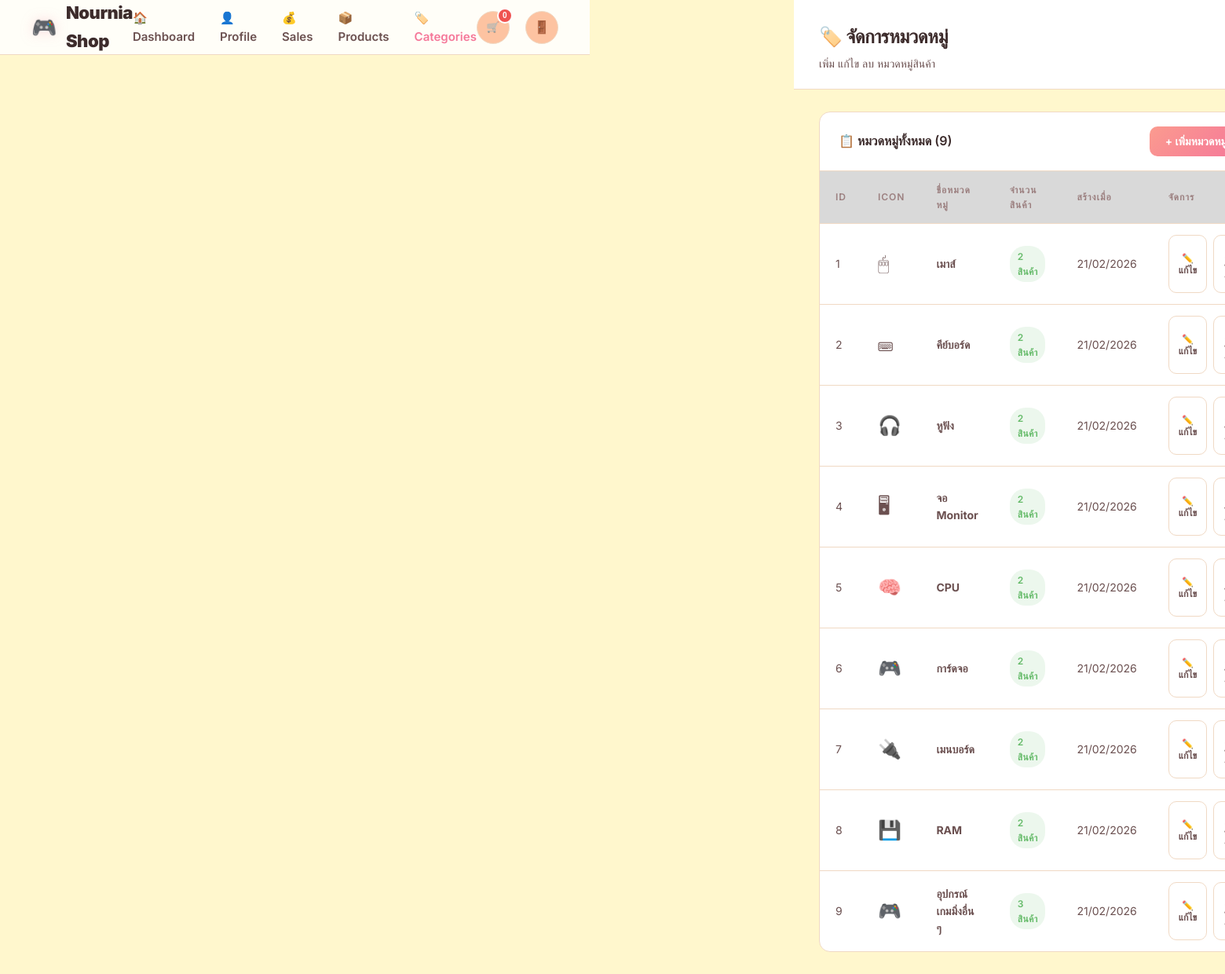
The app's page /categories.php (signed in) with its own data.
### tables this page shows
CREATE TABLE IF NOT EXISTS categories (
    id INT AUTO_INCREMENT PRIMARY KEY,
    name VARCHAR(100) NOT NULL UNIQUE,
    icon VARCHAR(10),
    created_at TIMESTAMP DEFAULT CURRENT_TIMESTAMP
);

### categories.php (the view, shortened to what this page needs)
<?php
require_once 'auth.php';
$categories = $pdo->query("
    SELECT c.*, COUNT(p.id) AS product_count
    FROM categories c
    LEFT JOIN products p ON c.id = p.category_id
    GROUP BY c.id
    ORDER BY c.id
")->fetchAll();
?>
<!DOCTYPE html>
<html lang="th">
<head>
    <link rel="stylesheet" href="assets/css/style.css">
</head>
<body>
    <?php include 'navbar.php'; ?>
    <main class="main-content">
        <div class="page-header">
            <h2>🏷️ จัดการหมวดหมู่</h2>
            <p>เพิ่ม แก้ไข ลบ หมวดหมู่สินค้า</p>
        </div>
        <div class="page-body">
            <div class="table-container">
                <div class="table-header">
                    <h3>📋 หมวดหมู่ทั้งหมด (<?= count($categories) ?>)</h3>
                    <button class="btn btn-primary" onclick="openModal('addCatModal')">+ เพิ่มหมวดหมู่</button>
                </div>
                <table>
                    <thead>
                        <tr>
                            <th>ID</th>
                            <th>Icon</th>
                            <th>ชื่อหมวดหมู่</th>
                            <th>จำนวนสินค้า</th>
                            <th>สร้างเมื่อ</th>
                            <th>จัดการ</th>
                        </tr>
                    </thead>
                    <tbody>
                        <?php if (empty($categories)): ?>
                            <tr>
                                <td colspan="6" class="table-empty">ยังไม่มีหมวดหมู่</td>
                            </tr>
                        <?php else: ?>
                            <?php foreach ($categories as $cat): ?>
                                <tr>
                                    <td><?= $cat['id'] ?></td>
                                    <td style="font-size:24px;"><?= $cat['icon'] ?? '📦' ?></td>
                                    <td><strong><?= htmlspecialchars($cat['name']) ?></strong></td>
                                    <td>
                                        <span class="badge <?= $cat['product_count'] > 0 ? 'badge-success' : 'badge-info' ?>">
                                            <?= $cat['product_count'] ?> สินค้า
                                        </span>
                                    </td>
                                    <td><?= date('d/m/Y', strtotime($cat['created_at'])) ?></td>
                                    <td>
                                        <div class="btn-group">
                                            <button class="btn btn-ghost btn-sm"
                                                    onclick="editCategory(<?= $cat['id'] ?>, '<?= htmlspecialchars($cat['name'], ENT_QUOTES) ?>', '<?= htmlspecialchars($cat['icon'] ?? '📦', ENT_QUOTES) ?>')">
                                                ✏️ แก้ไข
                                            </button>
                                            <?php if ($cat['product_count'] == 0): ?>
                                                <a href="categories.php?delete=<?= $cat['id'] ?>"
                                                   class="btn btn-danger btn-sm"
                                                   onclick="return confirm('ยืนยันลบหมวดหมู่ \'<?= htmlspecialchars($cat['name'], ENT_QUOTES) ?>\'?')">
                                                    🗑️ ลบ
                                                </a>
                                            <?php else: ?>
                                                <button class="btn btn-ghost btn-sm" disabled title="มีสินค้าอยู่ ไม่สามารถลบได้">
                                                </button>
                                            <?php endif; ?>
                                        </div>
                                    </td>
                                </tr>
                            <?php endforeach; ?>
                        <?php endif; ?>
                    </tbody>
                </table>
            </div>
        </div>
    </main>
</body>
</html>

### assets/css/style.css (style rules this page uses)
:root { --bg-primary: #FFF7CD; --bg-secondary: #ffffff; --bg-tertiary: #FDC3A1; --bg-hover: #fef0db; --text-primary: #3d2c2c; --text-secondary: #6b5050; --text-muted: #9c8080; --accent: #F57799; --accent-hover: #fb9bb1; --accent-glow: rgba(245, 119, 153, 0.25); --accent-subtle: rgba(245, 119, 153, 0.08); --accent-gradient: linear-gradient(135deg, #FB9B8F, #F57799); --success: #66bb6a; --success-bg: rgba(102, 187, 106, 0.12); --danger: #ef5350; --danger-bg: rgba(239, 83, 80, 0.1); --warning: #ffa726; --warning-bg: rgba(255, 167, 38, 0.12); --border: #f0d9c4; --border-light: #fce4d6; --sidebar-width: 260px; --radius: 14px; --radius-sm: 10px; --shadow: 0 2px 8px rgba(245, 119, 153, 0.08), 0 1px 3px rgba(0, 0, 0, 0.04); --shadow-lg: 0 8px 24px rgba(245, 119, 153, 0.12), 0 2px 8px rgba(0, 0, 0, 0.04); --transition: all 0.3s cubic-bezier(0.4, 0, 0.2, 1); }
*, *::before, *::after { margin: 0; padding: 0; box-sizing: border-box; }
html { scroll-behavior: smooth; }
body { font-family: 'Inter', system-ui, -apple-system, sans-serif; background: var(--bg-primary); color: var(--text-primary); line-height: 1.6; min-height: 100vh; display: flex; overflow-x: hidden; }
.main-content { flex: 1; margin-left: var(--sidebar-width); min-height: 100vh; }
.page-header { padding: 28px 32px 20px; border-bottom: 1px solid var(--border); background: var(--bg-secondary); }
.page-header h2 { font-size: 24px; font-weight: 700; letter-spacing: -0.5px; display: flex; align-items: center; gap: 10px; }
.page-header p { color: var(--text-secondary); font-size: 14px; margin-top: 4px; }
.page-body { padding: 28px 32px; }
.table-container { background: var(--bg-secondary); border: 1px solid var(--border); border-radius: var(--radius); overflow: hidden; }
.table-header { padding: 18px 24px; border-bottom: 1px solid var(--border); display: flex; align-items: center; justify-content: space-between; flex-wrap: wrap; gap: 12px; }
.table-header h3 { font-size: 16px; font-weight: 600; display: flex; align-items: center; gap: 8px; }
table { width: 100%; border-collapse: collapse; }
thead th { padding: 14px 20px; text-align: left; font-size: 12px; font-weight: 600; color: var(--text-muted); text-transform: uppercase; letter-spacing: 1px; background: rgba(0, 0, 0, 0.15); border-bottom: 1px solid var(--border); }
tbody td { padding: 14px 20px; font-size: 14px; border-bottom: 1px solid var(--border); color: var(--text-secondary); }
tbody tr { transition: var(--transition); }
tbody tr:last-child td { border-bottom: none; }
.badge { display: inline-flex; align-items: center; padding: 4px 10px; border-radius: 20px; font-size: 12px; font-weight: 600; letter-spacing: 0.3px; }
.badge-success { background: var(--success-bg); color: var(--success); }
.btn { display: inline-flex; align-items: center; gap: 8px; padding: 10px 20px; border-radius: var(--radius-sm); font-size: 14px; font-weight: 600; font-family: inherit; border: none; cursor: pointer; transition: var(--transition); text-decoration: none; }
.btn-primary { background: var(--accent-gradient); color: white; }
.btn-ghost { background: transparent; color: var(--text-secondary); border: 1px solid var(--border); }
.btn-sm { padding: 6px 12px; font-size: 12px; }
.btn-group { display: flex; gap: 8px; }

### records on screen
categories: id "1", icon "🖱", name "เมาส์", product_count "2", created_at "21/02/2026"
categories: id "2", icon "⌨", name "คีย์บอร์ด", product_count "2", created_at "21/02/2026"
categories: id "3", icon "🎧", name "หูฟัง", product_count "2", created_at "21/02/2026"
categories: id "4", icon "🖥", name "จอ Monitor", product_count "2", created_at "21/02/2026"
categories: id "5", icon "🧠", name "CPU", product_count "2", created_at "21/02/2026"
categories: id "6", icon "🎮", name "การ์ดจอ", product_count "2", created_at "21/02/2026"
categories: id "7", icon "🔌", name "เมนบอร์ด", product_count "2", created_at "21/02/2026"
categories: id "8", icon "💾", name "RAM", product_count "2", created_at "21/02/2026"
categories: id "9", icon "🎮", name "อุปกรณ์เกมมิ่งอื่น ๆ", product_count "3", created_at "21/02/2026"

### other values on screen
count($categories) "9"
